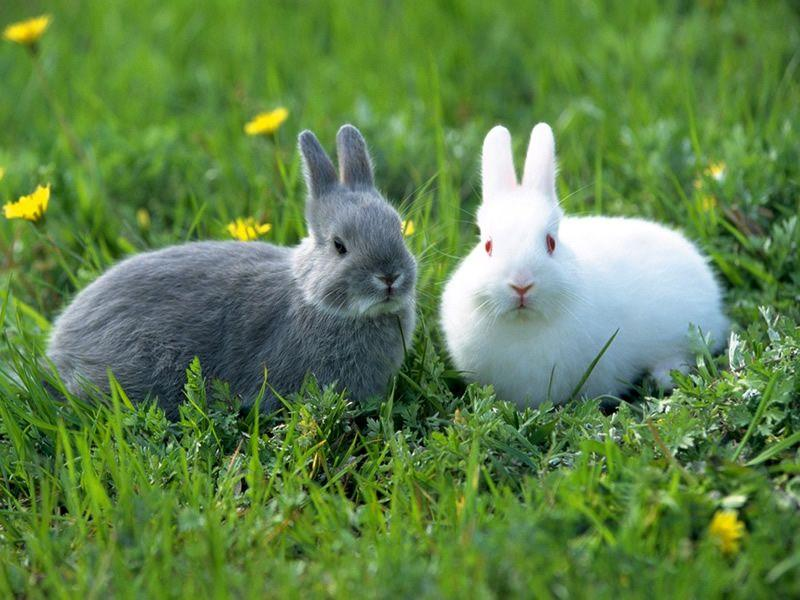
#> input picture 练习/scratch.png, 800 x 600 px
$ python '练习5-1 图像二值化处理.py'
#> lines starting #> are read from the running program, lines starting #| are printed output that depends on the picture; after the words box and inside, x2 and y2 are one past the last pixel; in counts of white or black regions, pixels touching at a corner belong together
# -*- 练习5 图像二值化处理 -*-
"""
功能：图像二值化处理
作者：fenghuohuo
日期：2021年6月7日
"""
import cv2
import numpy as np
from matplotlib import pyplot as plt

img = cv2.imread('scratch.png', 0)
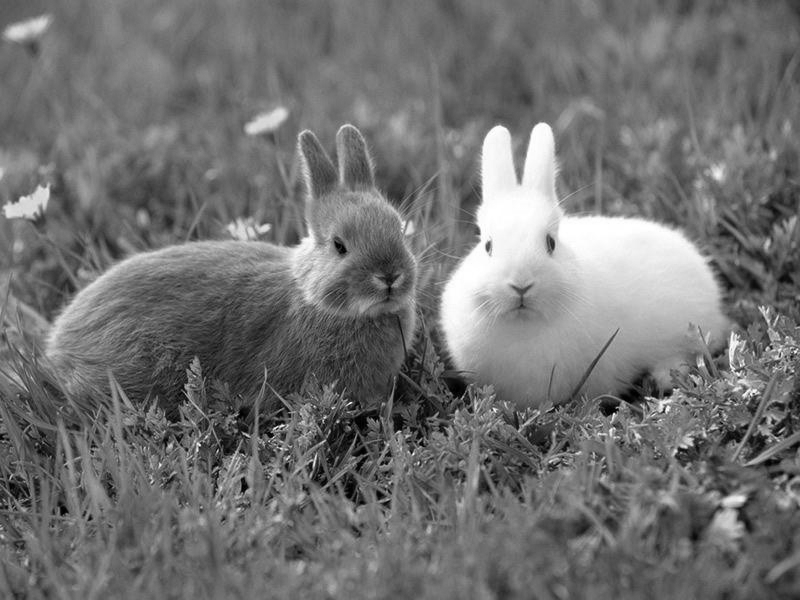
#> img: shape (600, 800); min 0, max 255, mean 113.5
# global thresholding
# 大于127的部分设置255
ret1, th1 = cv2.threshold(img, 127, 255, cv2.THRESH_BINARY)  #  当我们指定了阈值参数thresh，第一个返回值ret就是我们指定的thresh。换句话说，我们可以不指定阈值参数thresh。
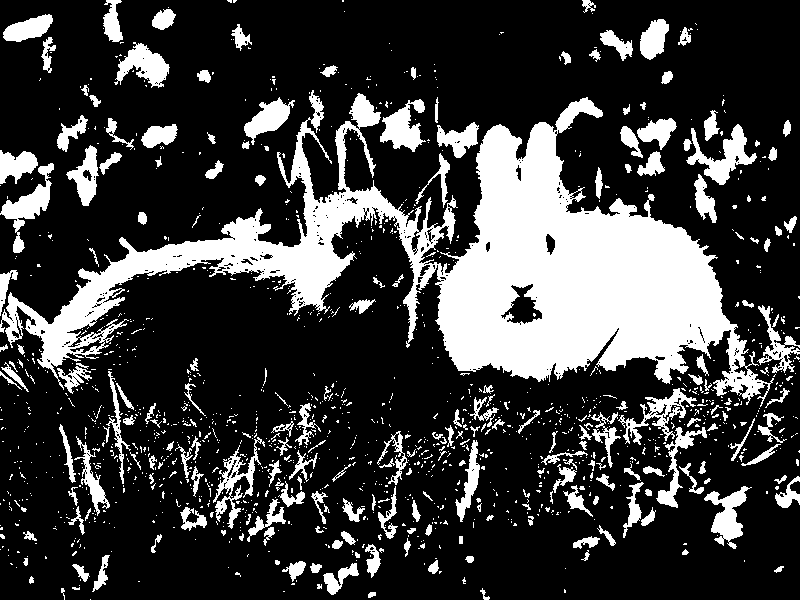
#> th1: shape (600, 800); 23.8% white; 1361 white regions (1142 under 20 px), largest, box (x1, y1, x2, y2) and area: (0, 90, 774, 407) 69420, (686, 124, 757, 185) 1535, (0, 163, 54, 253) 1428
# Otsu's thresholding
th2 = cv2.adaptiveThreshold(img, 255, cv2.ADAPTIVE_THRESH_MEAN_C, cv2.THRESH_BINARY, 11, 2)
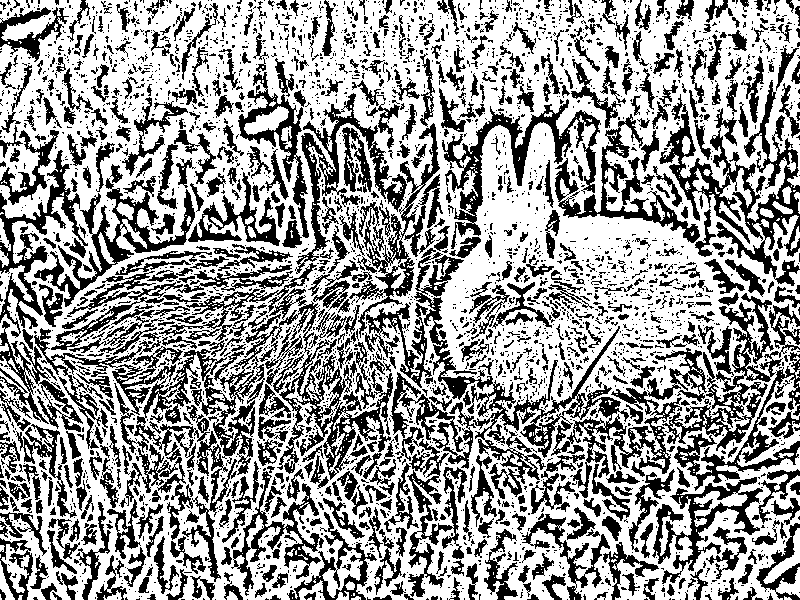
#> th2: shape (600, 800); 61.3% white; 3365 black regions (2643 under 20 px), largest, box (x1, y1, x2, y2) and area: (365, 252, 707, 499) 12781, (114, 288, 393, 582) 12509, (659, 80, 800, 286) 7289
# Otsu's thresholding
# 阈值一定要设为 0 !
ret3, th3 = cv2.threshold(img, 0, 255, cv2.THRESH_BINARY + cv2.THRESH_OTSU)
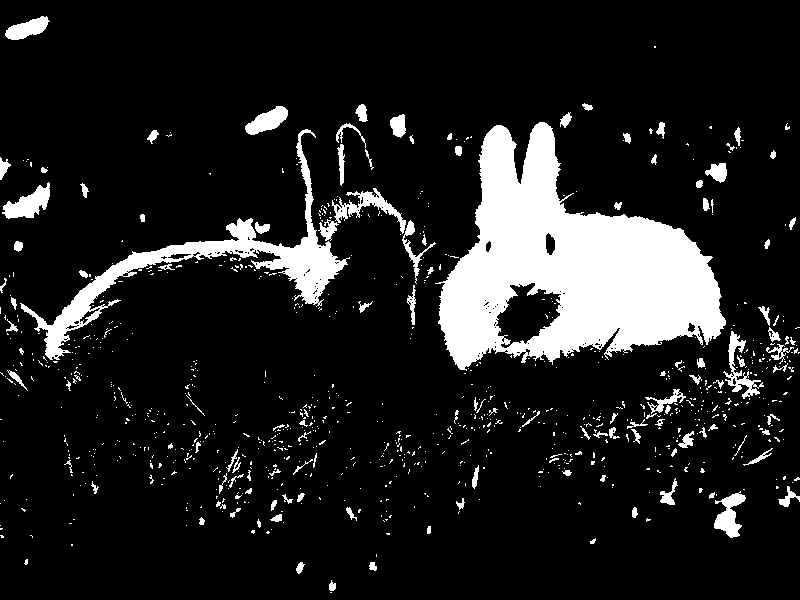
#> th3: shape (600, 800); 12.6% white; 917 white regions (791 under 20 px), largest, box (x1, y1, x2, y2) and area: (435, 122, 726, 371) 37404, (20, 129, 350, 360) 8500, (332, 188, 406, 234) 902
#> ret3 = 149
# plot all the images and their histograms
images = [img, 0, th1, img, 0, th2, img, 0, th3]
titles = [
    'Original Noisy Image', 'Histogram', 'Global Thresholding (v=127)',
    'Original Noisy Image', 'Histogram', "Adaptive Thresholding",
    'Original Noisy Image', 'Histogram', "Otsu's Thresholding"
]
# 这里使用了 pyplot 中画直方图的方法, plt.hist, 要注意的是它的参数是一维数组
# 所以这里使用了( numpy ) ravel 方法,将多维数组转换成一维,也可以使用 flatten 方法
# ndarray.flat 1-D iterator over an array.
# ndarray.flatten 1-D array copy of the elements of an array in row-major order.
for i in range(3):
    plt.subplot(3, 3, i * 3 + 1), plt.imshow(images[i * 3], 'gray')
    plt.title(titles[i * 3]), plt.xticks([]), plt.yticks([])
    plt.subplot(3, 3, i * 3 + 2), plt.hist(images[i * 3].ravel(), 256)
    plt.title(titles[i * 3 + 1]), plt.xticks([]), plt.yticks([])
    plt.subplot(3, 3, i * 3 + 3), plt.imshow(images[i * 3 + 2], 'gray')
    plt.title(titles[i * 3 + 2]), plt.xticks([]), plt.yticks([])
plt.show()
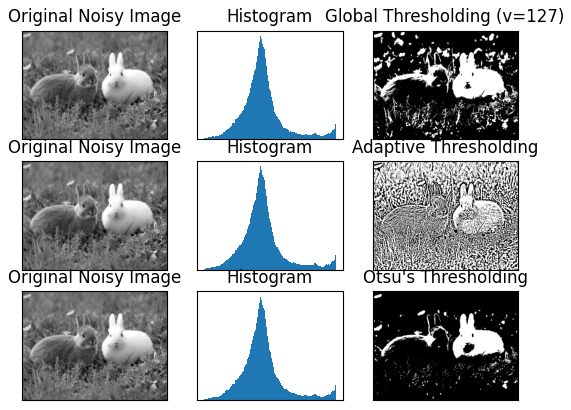
#> figure drawn by matplotlib, 9 panels

$ run again, with 练习/circle_1.png copied over 练习/scratch.png
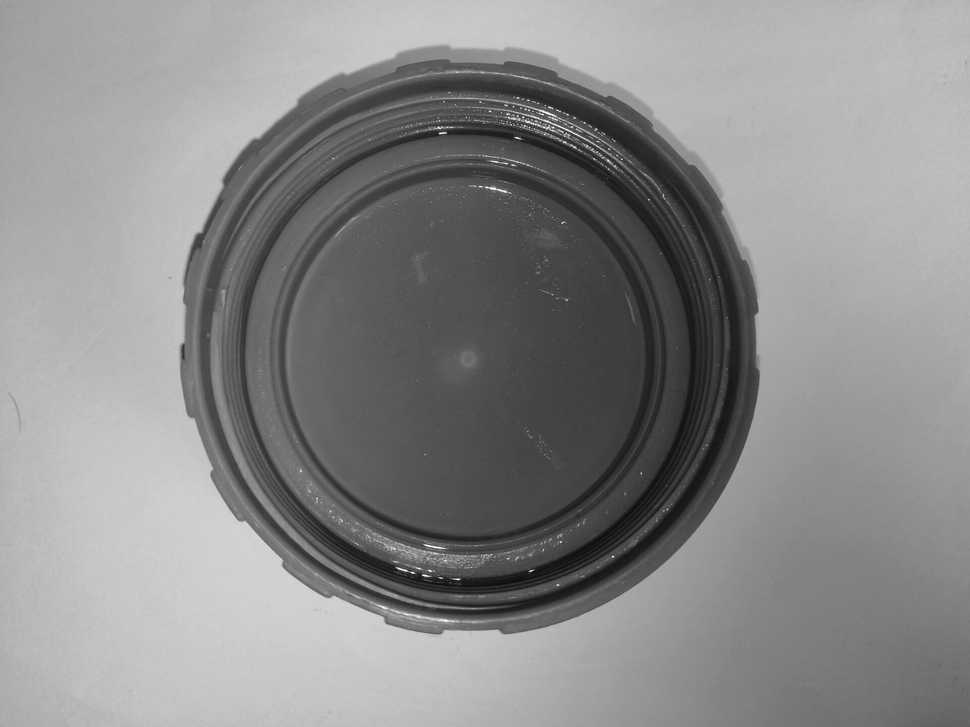
#> input picture 练习/circle_1.png, 970 x 727 px, shrunk from 1920 x 1440 before the run
#> img is the input picture: shape (727, 970); min 2, max 255, mean 137.9
#> `ret1, th1 = cv2.threshold(img, 127, 255, cv2.THRESH_BINARY)`:
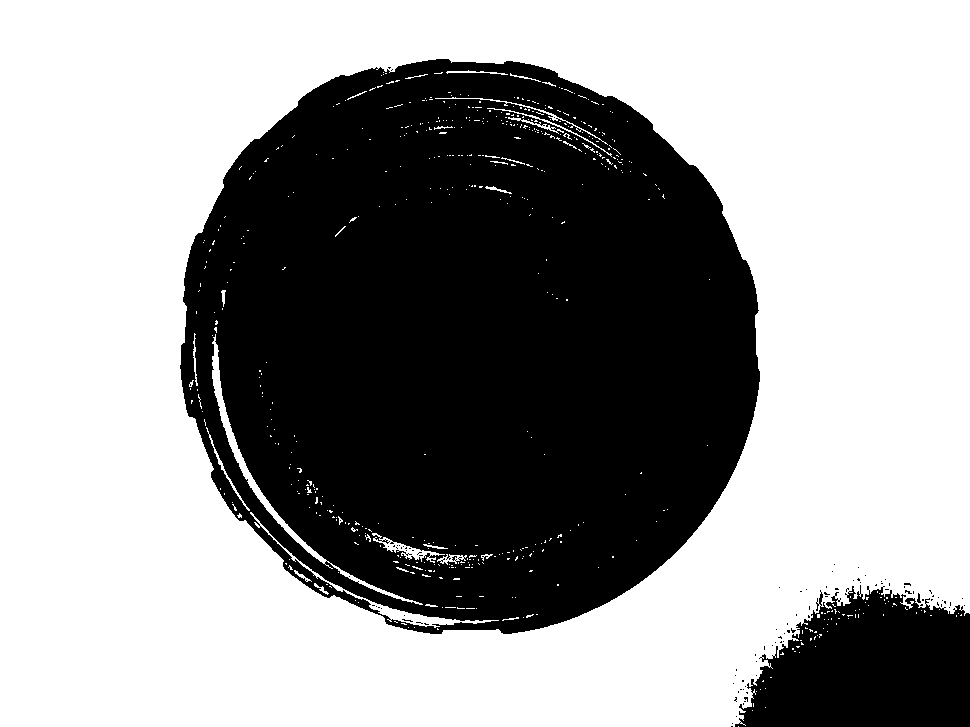
#> th1: shape (727, 970); 60.1% white; 101 black regions (98 under 20 px), largest, box (x1, y1, x2, y2) and area: (180, 59, 760, 634) 256159, (735, 585, 970, 727) 24546, (917, 593, 921, 603) 24
#> th2: shape (727, 970); 80.7% white; 13723 black regions (13557 under 20 px), largest, box (x1, y1, x2, y2) and area: (199, 73, 741, 620) 62174, (180, 45, 760, 635) 18460, (438, 180, 579, 245) 2045
#> `ret3, th3 = cv2.threshold(img, 0, 255, cv2.THRESH_BINARY + cv2.THRESH_..`:
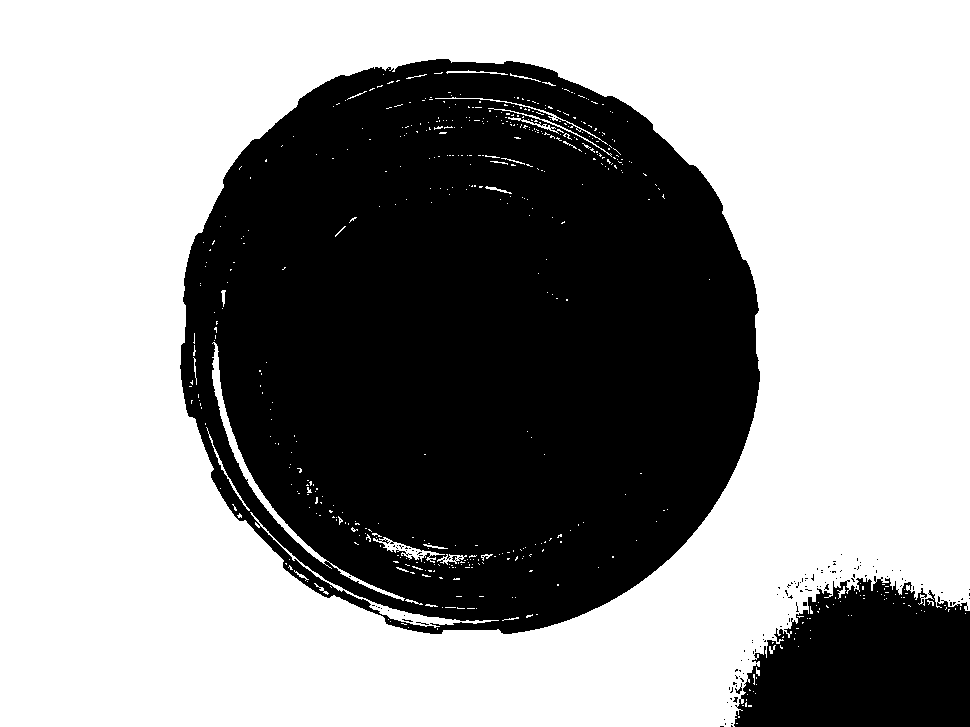
#> th3: shape (727, 970); 59.7% white; 127 black regions (124 under 20 px), largest, box (x1, y1, x2, y2) and area: (180, 59, 760, 634) 256637, (734, 576, 970, 727) 27240, (735, 683, 742, 694) 28
#> ret3 = 128
